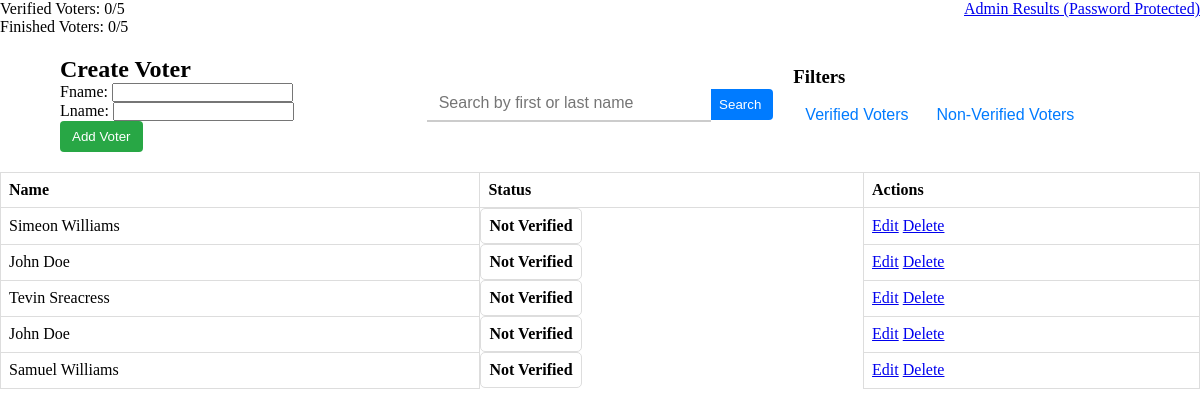
The app's page /list/25/ (signed in), older data.
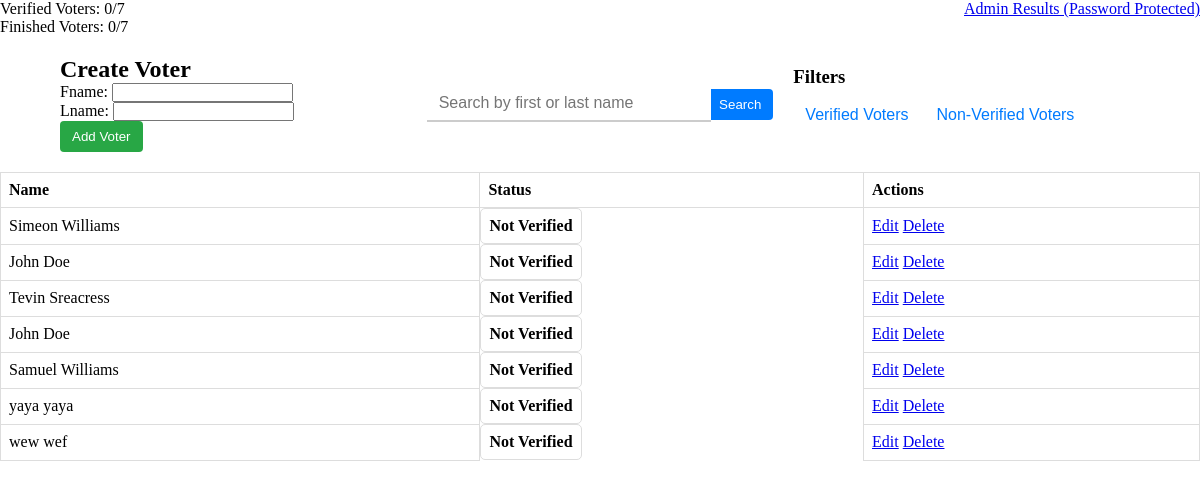
The same page, newer data.
### voters/models.py (models this page shows, shortened)
class Voter(models.Model):
    voter_id = models.AutoField(primary_key=True)
    session = models.ForeignKey('VotingSession', on_delete=models.CASCADE , related_name='voters')  # Use a string reference
    Fname = models.CharField(max_length=100)
    Lname = models.CharField(max_length=100)
    is_verified = models.BooleanField(default=False)
    has_finished = models.BooleanField(default=False)

### voters/views.py (the view, shortened to what this page needs)
# urls.py: path('list/<int:session_id>/', voters_views.voter_list, name = 'voter_list'),
@login_required
def voter_list(request, session_id=None, session_uuid=None):
    if session_uuid:
        voting_session = get_object_or_404(VotingSession, unique_url__contains=f'{session_uuid}')
    elif session_id:
        voting_session = get_object_or_404(VotingSession, session_id=session_id)
    else:
        raise Http404("Session identifier not provided.")
    voters = voting_session.voters.all()  # Retrieve all voters for the session
    verified_voters_count = voters.filter(is_verified=True).count()
    finished_voters_count = voters.filter(has_finished=True).count()
    total_voters_count = voters.count()
    is_active = voting_session.is_active
    extracted_uuid = voting_session.unique_url.split('/')[-1] if voting_session.unique_url else None
    if request.method == "GET":
        search_query = request.GET.get('search', '').strip()  # Get and strip the search query
        return render(
            request,
            'voters/voter_list.html',
            {
                'form': VoterForm(),
                'voters': voters,
                'verified_voters_count': verified_voters_count,
                'finished_voters_count': finished_voters_count,
                'total_voters_count': total_voters_count,
                'voting_session': voting_session,
                'session_uuid': extracted_uuid,  # Pass the extracted UUID
                'session_id': session_id,
                'is_active': is_active,
            },
        )

### voters/forms.py
class VoterForm(forms.ModelForm):
    class Meta:
        model = Voter
        fields = ['Fname', 'Lname']

### voters/templates/voters/voter_list.html (shortened to what this page needs)
<!DOCTYPE html>
<html lang="en">
<head>
    {% load static %}
    <link rel="stylesheet" href="{% static 'style.css' %}">
</head>
<body>
    <div class="navbar">
        <div>
            <p>Verified Voters: {{ verified_voters_count }}/{{ total_voters_count }}</p>
            <p>Finished Voters: {{ finished_voters_count }}/{{ total_voters_count }}</p>
        </div>
        <div>
            {%if voting_session.is_active%}
                <a href="{% url 'segment_results' session_uuid %}">Admin Results (Password Protected)</a>
            {%endif%}
        </div>
    </div>
<div class="voter-management-container">
    <div class="voter-form-column">
        <h2>Create Voter</h2>
        <form id="add-voter-form" method="POST"
            action="{% if session_id %}{% url 'voter_list' session_id %}{% elif session_uuid %}{% url 'voter_list' session_uuid=session_uuid %}{% endif %}">
            {{ form.as_p }}
            <button type="submit" id="add-voter-button">Add Voter</button>
        </form>
    </div>
    <div class="search-bar-column">
        <form method="GET" action="" class="search-form">
            <div class="search-input-container">
                <input type="text" name="search" placeholder="Search by first or last name" value="{{ request.GET.search }}" class="search-input">
            </div>
            <button type="submit" class="search-button">Search</button>
        </form>
    </div>
    <div class="filter-buttons-column">
        <h3>Filters</h3>
        <button class="filter-btn" onclick="filterVoters('verified')">Verified Voters</button>
        <button class="filter-btn" onclick="filterVoters('not_verified')">Non-Verified Voters</button>
    </div>
</div>
    <table class="voter-table">
        <thead>
            <tr>
                <th>Name</th>
                <th>Status</th>
                <th>Actions</th>
            </tr>
        </thead>
        <tbody id="voter-list">
            {% for voter in voters %}
            <tr id="voter-{{ voter.voter_id }}" class="voter-row" data-status="{% if voter.is_verified %}verified{% else %}not_verified{% endif %}">
                <td>{{ voter.Fname }} {{ voter.Lname }}</td>
                <td class="voter-status">
                    {% if voter.is_verified %}
                        Verified
                        {% if voter.has_finished %}
                            - Finished
                        {% else %}
                            - Not Finished
                        {% endif %}
                    {% else %}
                        Not Verified
                    {% endif %}
                </td>
                <td>
                    <a href="{% url 'edit_voter' voter.voter_id %}">Edit</a>
                    <a href="{% url 'delete_voter' voter.voter_id %}" onclick="return confirm('Are you sure?')">Delete</a>
                </td>
            </tr>
            {% endfor %}
        </tbody>
    </table>
</body>
</html>

### voting_static/style.css (style rules this page uses)
*, *:before, *:after { padding: 0; margin: 0; box-sizing: border-box; }
* { margin: 0; padding: 0; box-sizing: border-box; }
.voter-status { display: inline-block; padding: 5px 10px; border-radius: 5px; font-weight: bold; text-align: center; }
.voter-management-container { display: flex; justify-content: space-between; align-items: center; gap: 20px; margin: 20px auto; width: 90%; }
.voter-form-column, .search-bar-column, .filter-buttons-column { flex: 1; }
#add-voter-button { background-color: #28a745; color: white; padding: 8px 12px; border: none; border-radius: 4px; cursor: pointer; }
.search-form { display: flex; align-items: center; position: relative; }
.search-input-container { position: relative; width: 100%; }
.search-input { width: 100%; padding: 8px 12px; padding-right: 30px; border: none; border-bottom: 2px solid #ccc; outline: none; font-size: 16px; }
.search-button { background-color: #007bff; color: white; border: none; padding: 8px 12px; margin-left: -4px; cursor: pointer; border-radius: 0 4px 4px 0; }
.filter-btn { margin: 5px 0; padding: 8px 12px; background: none; color: #007bff; border: none; cursor: pointer; font-size: 16px; }

### voters/templates/voters/voter_list.html (style rules this page uses)
.voter-table { width: 100%; border-collapse: collapse; }
.voter-table th, .voter-table td { border: 1px solid #ddd; padding: 8px; text-align: left; }
.navbar { display: flex; justify-content: space-between; margin-bottom: 20px; }
.filter-btn { margin: 10px 0; cursor: pointer; }

Row changes from the older to the newer data that the page shows:
added Voter: Fname "yaya", Lname "yaya", is_verified "Not Verified"
added Voter: Fname "wew", Lname "wef", is_verified "Not Verified"
Text that changed along with them:
{{ total_voters_count }}: "5" → "7"
